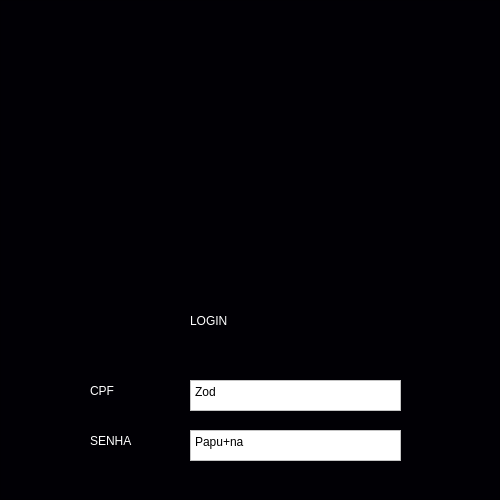
<?xml version="1.0" encoding="UTF-8"?>
<ui version="4.0">
 <class>Form</class>
 <widget class="QWidget" name="Form">
  <property name="geometry">
   <rect>
    <x>0</x>
    <y>0</y>
    <width>500</width>
    <height>500</height>
   </rect>
  </property>
  <property name="windowTitle">
   <string>Form</string>
  </property>
  <widget class="QFrame" name="frame">
   <property name="geometry">
    <rect>
     <x>0</x>
     <y>0</y>
     <width>500</width>
     <height>500</height>
    </rect>
   </property>
   <property name="whatsThis">
    <string>&lt;html&gt;&lt;head/&gt;&lt;body&gt;&lt;p align=&quot;center&quot;&gt;&lt;br/&gt;&lt;/p&gt;&lt;/body&gt;&lt;/html&gt;</string>
   </property>
   <property name="styleSheet">
    <string notr="true">background-color: rgb(1, 0, 5);</string>
   </property>
   <property name="frameShape">
    <enum>QFrame::StyledPanel</enum>
   </property>
   <property name="frameShadow">
    <enum>QFrame::Raised</enum>
   </property>
   <widget class="QPlainTextEdit" name="plainTextEdit_3">
    <property name="geometry">
     <rect>
      <x>190</x>
      <y>380</y>
      <width>211</width>
      <height>31</height>
     </rect>
    </property>
    <property name="styleSheet">
     <string notr="true">background-color: rgb(255, 255, 255);</string>
    </property>
    <property name="plainText">
     <string>Zod</string>
    </property>
   </widget>
   <widget class="QLabel" name="label_5">
    <property name="geometry">
     <rect>
      <x>90</x>
      <y>380</y>
      <width>51</width>
      <height>21</height>
     </rect>
    </property>
    <property name="styleSheet">
     <string notr="true">color: rgb(255, 255, 255);
font: 75 20pt &quot;Ubuntu&quot;;</string>
    </property>
    <property name="text">
     <string>CPF</string>
    </property>
   </widget>
   <widget class="QPlainTextEdit" name="plainTextEdit_4">
    <property name="geometry">
     <rect>
      <x>190</x>
      <y>430</y>
      <width>211</width>
      <height>31</height>
     </rect>
    </property>
    <property name="styleSheet">
     <string notr="true">background-color: rgb(255, 255, 255);</string>
    </property>
    <property name="plainText">
     <string>Papu+na</string>
    </property>
   </widget>
   <widget class="QLabel" name="label_6">
    <property name="geometry">
     <rect>
      <x>90</x>
      <y>430</y>
      <width>81</width>
      <height>21</height>
     </rect>
    </property>
    <property name="styleSheet">
     <string notr="true">color: rgb(255, 255, 255);
font: 75 20pt &quot;Ubuntu&quot;;</string>
    </property>
    <property name="text">
     <string>SENHA</string>
    </property>
   </widget>
   <widget class="QLabel" name="label_7">
    <property name="geometry">
     <rect>
      <x>110</x>
      <y>30</y>
      <width>261</width>
      <height>261</height>
     </rect>
    </property>
    <property name="text">
     <string/>
    </property>
    <property name="pixmap">
     <pixmap>images/GALAXIA.jpg</pixmap>
    </property>
    <property name="scaledContents">
     <bool>true</bool>
    </property>
   </widget>
   <widget class="QLabel" name="label_8">
    <property name="geometry">
     <rect>
      <x>190</x>
      <y>300</y>
      <width>121</width>
      <height>41</height>
     </rect>
    </property>
    <property name="styleSheet">
     <string notr="true">color: rgb(255, 255, 255);
font: 75 32pt &quot;Ubuntu&quot;;</string>
    </property>
    <property name="text">
     <string>LOGIN</string>
    </property>
   </widget>
  </widget>
 </widget>
 <resources/>
 <connections/>
</ui>
